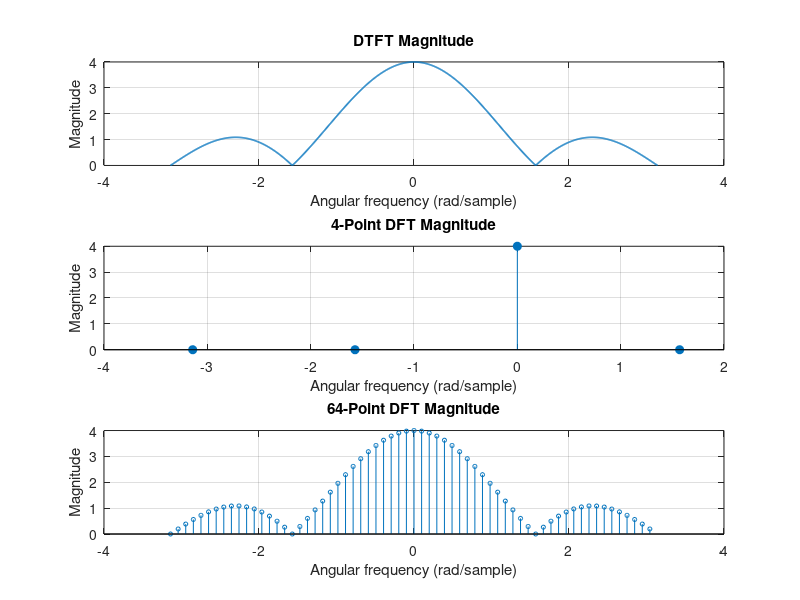

Write the MATLAB code that produced this figure. (Note: this script raises an error after producing the figure.)

% Exercise 4: Compare DTFT and DFT

clear;
close all;
clc;

% Original sequence
x = [1 1 1 1];
n = 0:length(x)-1;

%% Calculate DTFT
w = linspace(-pi,pi,1000);

X = x * exp(-1j*(n.'*w));

%% Calculate DFT
X4 = fft(x,4);
X64 = fft(x,64);

%% Frequency axes
w4 = (-2:1)*2*pi/4;
w64 = (-32:31)*2*pi/64;

%% Shift DFT results
X4 = fftshift(X4);
X64 = fftshift(X64);

%% Plot results
figure;

subplot(3,1,1);
plot(w,abs(X),'LineWidth',1.2);
grid on;
xlabel('Angular frequency (rad/sample)');
ylabel('Magnitude');
title('DTFT Magnitude');

subplot(3,1,2);
stem(w4,abs(X4),'filled');
grid on;
xlabel('Angular frequency (rad/sample)');
ylabel('Magnitude');
title('4-Point DFT Magnitude');

subplot(3,1,3);
stem(w64,abs(X64),'MarkerSize',3);
grid on;
xlabel('Angular frequency (rad/sample)');
ylabel('Magnitude');
title('64-Point DFT Magnitude');

sgtitle('DTFT and DFT Comparison');

%% Save figure
saveas(gcf,'dtft-dft-comparison.png');
